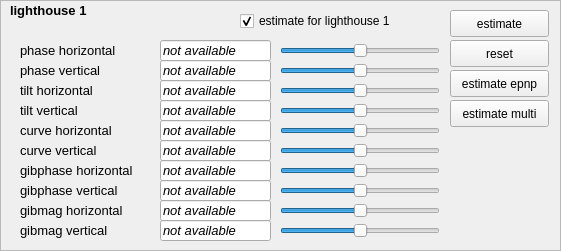
    <widget class="QFrame" name="frame_6">
     <property name="geometry">
      <rect>
       <x>20</x>
       <y>20</y>
       <width>561</width>
       <height>251</height>
      </rect>
     </property>
     <property name="frameShape">
      <enum>QFrame::StyledPanel</enum>
     </property>
     <property name="frameShadow">
      <enum>QFrame::Raised</enum>
     </property>
     <widget class="QLabel" name="lighthouse_3">
      <property name="geometry">
       <rect>
        <x>10</x>
        <y>0</y>
        <width>101</width>
        <height>21</height>
       </rect>
      </property>
      <property name="font">
       <font>
        <pointsize>10</pointsize>
        <weight>75</weight>
        <italic>false</italic>
        <bold>true</bold>
       </font>
      </property>
      <property name="text">
       <string>lighthouse 1</string>
      </property>
     </widget>
     <widget class="QLabel" name="x_17">
      <property name="geometry">
       <rect>
        <x>20</x>
        <y>80</y>
        <width>141</width>
        <height>20</height>
       </rect>
      </property>
      <property name="font">
       <font>
        <pointsize>10</pointsize>
        <weight>50</weight>
        <italic>false</italic>
        <bold>false</bold>
       </font>
      </property>
      <property name="text">
       <string>tilt horizontal</string>
      </property>
     </widget>
     <widget class="QLineEdit" name="lighthouse_phase_horizontal_1">
      <property name="geometry">
       <rect>
        <x>160</x>
        <y>40</y>
        <width>111</width>
        <height>21</height>
       </rect>
      </property>
      <property name="font">
       <font>
        <pointsize>10</pointsize>
        <italic>true</italic>
       </font>
      </property>
      <property name="locale">
       <locale language="German" country="Germany"/>
      </property>
      <property name="text">
       <string>not available</string>
      </property>
      <property name="readOnly">
       <bool>true</bool>
      </property>
     </widget>
     <widget class="QLineEdit" name="lighthouse_phase_vertical_1">
      <property name="geometry">
       <rect>
        <x>160</x>
        <y>60</y>
        <width>111</width>
        <height>21</height>
       </rect>
      </property>
      <property name="font">
       <font>
        <pointsize>10</pointsize>
        <italic>true</italic>
       </font>
      </property>
      <property name="locale">
       <locale language="German" country="Germany"/>
      </property>
      <property name="text">
       <string>not available</string>
      </property>
      <property name="readOnly">
       <bool>true</bool>
      </property>
     </widget>
     <widget class="QLabel" name="x_18">
      <property name="geometry">
       <rect>
        <x>20</x>
        <y>120</y>
        <width>141</width>
        <height>20</height>
       </rect>
      </property>
      <property name="font">
       <font>
        <pointsize>10</pointsize>
        <weight>50</weight>
        <italic>false</italic>
        <bold>false</bold>
       </font>
      </property>
      <property name="text">
       <string>curve horizontal</string>
      </property>
     </widget>
     <widget class="QLineEdit" name="lighthouse_tilt_horizontal_1">
      <property name="geometry">
       <rect>
        <x>160</x>
        <y>80</y>
        <width>111</width>
        <height>21</height>
       </rect>
      </property>
      <property name="font">
       <font>
        <pointsize>10</pointsize>
        <italic>true</italic>
       </font>
      </property>
      <property name="locale">
       <locale language="German" country="Germany"/>
      </property>
      <property name="text">
       <string>not available</string>
      </property>
      <property name="readOnly">
       <bool>true</bool>
      </property>
     </widget>
     <widget class="QLabel" name="x_19">
      <property name="geometry">
       <rect>
        <x>20</x>
        <y>40</y>
        <width>141</width>
        <height>20</height>
       </rect>
      </property>
      <property name="font">
       <font>
        <pointsize>10</pointsize>
        <weight>50</weight>
        <italic>false</italic>
        <bold>false</bold>
       </font>
      </property>
      <property name="text">
       <string>phase horizontal</string>
      </property>
     </widget>
     <widget class="QLineEdit" name="lighthouse_tilt_vertical_1">
      <property name="geometry">
       <rect>
        <x>160</x>
        <y>100</y>
        <width>111</width>
        <height>21</height>
       </rect>
      </property>
      <property name="font">
       <font>
        <pointsize>10</pointsize>
        <italic>true</italic>
       </font>
      </property>
      <property name="locale">
       <locale language="German" country="Germany"/>
      </property>
      <property name="text">
       <string>not available</string>
      </property>
      <property name="readOnly">
       <bool>true</bool>
      </property>
     </widget>
     <widget class="QLabel" name="x_20">
      <property name="geometry">
       <rect>
        <x>20</x>
        <y>60</y>
        <width>141</width>
        <height>20</height>
       </rect>
      </property>
      <property name="font">
       <font>
        <pointsize>10</pointsize>
        <weight>50</weight>
        <italic>false</italic>
        <bold>false</bold>
       </font>
      </property>
      <property name="text">
       <string>phase vertical</string>
      </property>
     </widget>
     <widget class="QLineEdit" name="lighthouse_curve_horizontal_1">
      <property name="geometry">
       <rect>
        <x>160</x>
        <y>120</y>
        <width>111</width>
        <height>21</height>
       </rect>
      </property>
      <property name="font">
       <font>
        <pointsize>10</pointsize>
        <italic>true</italic>
       </font>
      </property>
      <property name="locale">
       <locale language="German" country="Germany"/>
      </property>
      <property name="text">
       <string>not available</string>
      </property>
      <property name="readOnly">
       <bool>true</bool>
      </property>
     </widget>
     <widget class="QLabel" name="x_21">
      <property name="geometry">
       <rect>
        <x>20</x>
        <y>100</y>
        <width>141</width>
        <height>20</height>
       </rect>
      </property>
      <property name="font">
       <font>
        <pointsize>10</pointsize>
        <weight>50</weight>
        <italic>false</italic>
        <bold>false</bold>
       </font>
      </property>
      <property name="text">
       <string>tilt vertical</string>
      </property>
     </widget>
     <widget class="QLabel" name="x_22">
      <property name="geometry">
       <rect>
        <x>20</x>
        <y>140</y>
        <width>141</width>
        <height>20</height>
       </rect>
      </property>
      <property name="font">
       <font>
        <pointsize>10</pointsize>
        <weight>50</weight>
        <italic>false</italic>
        <bold>false</bold>
       </font>
      </property>
      <property name="text">
       <string>curve vertical</string>
      </property>
     </widget>
     <widget class="QLineEdit" name="lighthouse_curve_vertical_1">
      <property name="geometry">
       <rect>
        <x>160</x>
        <y>140</y>
        <width>111</width>
        <height>21</height>
       </rect>
      </property>
      <property name="font">
       <font>
        <pointsize>10</pointsize>
        <italic>true</italic>
       </font>
      </property>
      <property name="locale">
       <locale language="German" country="Germany"/>
      </property>
      <property name="text">
       <string>not available</string>
      </property>
      <property name="readOnly">
       <bool>true</bool>
      </property>
     </widget>
     <widget class="QLabel" name="x_23">
      <property name="geometry">
       <rect>
        <x>20</x>
        <y>160</y>
        <width>141</width>
        <height>20</height>
       </rect>
      </property>
      <property name="font">
       <font>
        <pointsize>10</pointsize>
        <weight>50</weight>
        <italic>false</italic>
        <bold>false</bold>
       </font>
      </property>
      <property name="text">
       <string>gibphase horizontal</string>
      </property>
     </widget>
     <widget class="QLineEdit" name="lighthouse_gibphase_horizontal_1">
      <property name="geometry">
       <rect>
        <x>160</x>
        <y>160</y>
        <width>111</width>
        <height>21</height>
       </rect>
      </property>
      <property name="font">
       <font>
        <pointsize>10</pointsize>
        <italic>true</italic>
       </font>
      </property>
      <property name="locale">
       <locale language="German" country="Germany"/>
      </property>
      <property name="text">
       <string>not available</string>
      </property>
      <property name="readOnly">
       <bool>true</bool>
      </property>
     </widget>
     <widget class="QLineEdit" name="lighthouse_gibphase_vertical_1">
      <property name="geometry">
       <rect>
        <x>160</x>
        <y>180</y>
        <width>111</width>
        <height>21</height>
       </rect>
      </property>
      <property name="font">
       <font>
        <pointsize>10</pointsize>
        <italic>true</italic>
       </font>
      </property>
      <property name="locale">
       <locale language="German" country="Germany"/>
      </property>
      <property name="text">
       <string>not available</string>
      </property>
      <property name="readOnly">
       <bool>true</bool>
      </property>
     </widget>
     <widget class="QLabel" name="x_25">
      <property name="geometry">
       <rect>
        <x>20</x>
        <y>180</y>
        <width>141</width>
        <height>20</height>
       </rect>
      </property>
      <property name="font">
       <font>
        <pointsize>10</pointsize>
        <weight>50</weight>
        <italic>false</italic>
        <bold>false</bold>
       </font>
      </property>
      <property name="text">
       <string>gibphase vertical</string>
      </property>
     </widget>
     <widget class="QLineEdit" name="lighthouse_gibmag_vertical_1">
      <property name="geometry">
       <rect>
        <x>160</x>
        <y>220</y>
        <width>111</width>
        <height>21</height>
       </rect>
      </property>
      <property name="font">
       <font>
        <pointsize>10</pointsize>
        <italic>true</italic>
       </font>
      </property>
      <property name="locale">
       <locale language="German" country="Germany"/>
      </property>
      <property name="text">
       <string>not available</string>
      </property>
      <property name="readOnly">
       <bool>true</bool>
      </property>
     </widget>
     <widget class="QLineEdit" name="lighthouse_gibmag_horizontal_1">
      <property name="geometry">
       <rect>
        <x>160</x>
        <y>200</y>
        <width>111</width>
        <height>21</height>
       </rect>
      </property>
      <property name="font">
       <font>
        <pointsize>10</pointsize>
        <italic>true</italic>
       </font>
      </property>
      <property name="locale">
       <locale language="German" country="Germany"/>
      </property>
      <property name="text">
       <string>not available</string>
      </property>
      <property name="readOnly">
       <bool>true</bool>
      </property>
     </widget>
     <widget class="QLabel" name="x_24">
      <property name="geometry">
       <rect>
        <x>20</x>
        <y>200</y>
        <width>141</width>
        <height>20</height>
       </rect>
      </property>
      <property name="font">
       <font>
        <pointsize>10</pointsize>
        <weight>50</weight>
        <italic>false</italic>
        <bold>false</bold>
       </font>
      </property>
      <property name="text">
       <string>gibmag horizontal</string>
      </property>
     </widget>
     <widget class="QLabel" name="x_26">
      <property name="geometry">
       <rect>
        <x>20</x>
        <y>220</y>
        <width>141</width>
        <height>20</height>
       </rect>
      </property>
      <property name="font">
       <font>
        <pointsize>10</pointsize>
        <weight>50</weight>
        <italic>false</italic>
        <bold>false</bold>
       </font>
      </property>
      <property name="text">
       <string>gibmag vertical</string>
      </property>
     </widget>
     <widget class="QSlider" name="lighthouse_phase_horizontal_slider_1">
      <property name="geometry">
       <rect>
        <x>280</x>
        <y>40</y>
        <width>160</width>
        <height>21</height>
       </rect>
      </property>
      <property name="minimum">
       <number>0</number>
      </property>
      <property name="maximum">
       <number>99</number>
      </property>
      <property name="value">
       <number>50</number>
      </property>
      <property name="orientation">
       <enum>Qt::Horizontal</enum>
      </property>
     </widget>
     <widget class="QSlider" name="lighthouse_phase_vertical_slider_1">
      <property name="geometry">
       <rect>
        <x>280</x>
        <y>60</y>
        <width>160</width>
        <height>21</height>
       </rect>
      </property>
      <property name="minimum">
       <number>0</number>
      </property>
      <property name="maximum">
       <number>99</number>
      </property>
      <property name="value">
       <number>50</number>
      </property>
      <property name="orientation">
       <enum>Qt::Horizontal</enum>
      </property>
     </widget>
     <widget class="QSlider" name="lighthouse_tilt_horizontal_slider_1">
      <property name="geometry">
       <rect>
        <x>280</x>
        <y>80</y>
        <width>160</width>
        <height>21</height>
       </rect>
      </property>
      <property name="minimum">
       <number>0</number>
      </property>
      <property name="maximum">
       <number>99</number>
      </property>
      <property name="value">
       <number>50</number>
      </property>
      <property name="orientation">
       <enum>Qt::Horizontal</enum>
      </property>
     </widget>
     <widget class="QSlider" name="lighthouse_tilt_vertical_slider_1">
      <property name="geometry">
       <rect>
        <x>280</x>
        <y>100</y>
        <width>160</width>
        <height>21</height>
       </rect>
      </property>
      <property name="minimum">
       <number>0</number>
      </property>
      <property name="maximum">
       <number>99</number>
      </property>
      <property name="value">
       <number>50</number>
      </property>
      <property name="orientation">
       <enum>Qt::Horizontal</enum>
      </property>
     </widget>
     <widget class="QSlider" name="lighthouse_curve_horizontal_slider_1">
      <property name="geometry">
       <rect>
        <x>280</x>
        <y>120</y>
        <width>160</width>
        <height>21</height>
       </rect>
      </property>
      <property name="minimum">
       <number>0</number>
      </property>
      <property name="maximum">
       <number>99</number>
      </property>
      <property name="value">
       <number>50</number>
      </property>
      <property name="orientation">
       <enum>Qt::Horizontal</enum>
      </property>
     </widget>
     <widget class="QSlider" name="lighthouse_curve_vertical_slider_1">
      <property name="geometry">
       <rect>
        <x>280</x>
        <y>140</y>
        <width>160</width>
        <height>21</height>
       </rect>
      </property>
      <property name="minimum">
       <number>0</number>
      </property>
      <property name="maximum">
       <number>99</number>
      </property>
      <property name="value">
       <number>50</number>
      </property>
      <property name="orientation">
       <enum>Qt::Horizontal</enum>
      </property>
     </widget>
     <widget class="QSlider" name="lighthouse_gibmag_horizontal_slider_1">
      <property name="geometry">
       <rect>
        <x>280</x>
        <y>200</y>
        <width>160</width>
        <height>21</height>
       </rect>
      </property>
      <property name="minimum">
       <number>0</number>
      </property>
      <property name="maximum">
       <number>99</number>
      </property>
      <property name="value">
       <number>50</number>
      </property>
      <property name="orientation">
       <enum>Qt::Horizontal</enum>
      </property>
     </widget>
     <widget class="QSlider" name="lighthouse_gibphase_vertical_slider_1">
      <property name="geometry">
       <rect>
        <x>280</x>
        <y>180</y>
        <width>160</width>
        <height>21</height>
       </rect>
      </property>
      <property name="minimum">
       <number>0</number>
      </property>
      <property name="maximum">
       <number>99</number>
      </property>
      <property name="value">
       <number>50</number>
      </property>
      <property name="orientation">
       <enum>Qt::Horizontal</enum>
      </property>
     </widget>
     <widget class="QSlider" name="lighthouse_gibphase_horizontal_slider_1">
      <property name="geometry">
       <rect>
        <x>280</x>
        <y>160</y>
        <width>160</width>
        <height>21</height>
       </rect>
      </property>
      <property name="minimum">
       <number>0</number>
      </property>
      <property name="maximum">
       <number>99</number>
      </property>
      <property name="value">
       <number>50</number>
      </property>
      <property name="orientation">
       <enum>Qt::Horizontal</enum>
      </property>
     </widget>
     <widget class="QSlider" name="lighthouse_gibmag_vertical_slider_1">
      <property name="geometry">
       <rect>
        <x>280</x>
        <y>220</y>
        <width>160</width>
        <height>21</height>
       </rect>
      </property>
      <property name="minimum">
       <number>0</number>
      </property>
      <property name="maximum">
       <number>99</number>
      </property>
      <property name="value">
       <number>50</number>
      </property>
      <property name="orientation">
       <enum>Qt::Horizontal</enum>
      </property>
     </widget>
     <widget class="QPushButton" name="estimate_factory_calibration_values">
      <property name="geometry">
       <rect>
        <x>450</x>
        <y>10</y>
        <width>99</width>
        <height>27</height>
       </rect>
      </property>
      <property name="text">
       <string>estimate</string>
      </property>
     </widget>
     <widget class="QPushButton" name="reset_factory_calibration_values">
      <property name="geometry">
       <rect>
        <x>450</x>
        <y>40</y>
        <width>99</width>
        <height>27</height>
       </rect>
      </property>
      <property name="text">
       <string>reset</string>
      </property>
     </widget>
     <widget class="QCheckBox" name="estimate_lighthouse_1">
      <property name="geometry">
       <rect>
        <x>240</x>
        <y>10</y>
        <width>211</width>
        <height>22</height>
       </rect>
      </property>
      <property name="text">
       <string>estimate for lighthouse 1</string>
      </property>
      <property name="checked">
       <bool>true</bool>
      </property>
     </widget>
     <widget class="QPushButton" name="estimate_factory_calibration_values_epnp">
      <property name="geometry">
       <rect>
        <x>450</x>
        <y>70</y>
        <width>99</width>
        <height>27</height>
       </rect>
      </property>
      <property name="text">
       <string>estimate epnp</string>
      </property>
     </widget>
     <widget class="QPushButton" name="estimate_factory_calibration_values_multi">
      <property name="geometry">
       <rect>
        <x>450</x>
        <y>100</y>
        <width>99</width>
        <height>27</height>
       </rect>
      </property>
      <property name="text">
       <string>estimate multi</string>
      </property>
     </widget>
    </widget>
